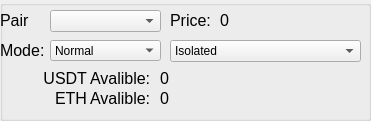
   <widget class="QGroupBox" name="groupBox">
    <property name="geometry">
     <rect>
      <x>0</x>
      <y>60</y>
      <width>371</width>
      <height>121</height>
     </rect>
    </property>
    <property name="title">
     <string/>
    </property>
    <widget class="QComboBox" name="comboBoxPair">
     <property name="geometry">
      <rect>
       <x>50</x>
       <y>10</y>
       <width>111</width>
       <height>22</height>
      </rect>
     </property>
    </widget>
    <widget class="QLabel" name="label_24">
     <property name="geometry">
      <rect>
       <x>0</x>
       <y>10</y>
       <width>31</width>
       <height>21</height>
      </rect>
     </property>
     <property name="font">
      <font>
       <pointsize>12</pointsize>
      </font>
     </property>
     <property name="text">
      <string>Pair</string>
     </property>
    </widget>
    <widget class="QLabel" name="label_25">
     <property name="geometry">
      <rect>
       <x>170</x>
       <y>10</y>
       <width>41</width>
       <height>21</height>
      </rect>
     </property>
     <property name="font">
      <font>
       <pointsize>12</pointsize>
      </font>
     </property>
     <property name="text">
      <string>Price:</string>
     </property>
    </widget>
    <widget class="QLabel" name="labelPairPrice">
     <property name="geometry">
      <rect>
       <x>220</x>
       <y>10</y>
       <width>141</width>
       <height>21</height>
      </rect>
     </property>
     <property name="font">
      <font>
       <pointsize>12</pointsize>
      </font>
     </property>
     <property name="text">
      <string>0</string>
     </property>
    </widget>
    <widget class="QComboBox" name="comboBoxIsolatedCross">
     <property name="geometry">
      <rect>
       <x>170</x>
       <y>40</y>
       <width>191</width>
       <height>22</height>
      </rect>
     </property>
     <item>
      <property name="text">
       <string>Isolated</string>
      </property>
     </item>
     <item>
      <property name="text">
       <string>Cross</string>
      </property>
     </item>
    </widget>
    <widget class="QLabel" name="label_27">
     <property name="geometry">
      <rect>
       <x>0</x>
       <y>40</y>
       <width>47</width>
       <height>21</height>
      </rect>
     </property>
     <property name="font">
      <font>
       <pointsize>12</pointsize>
      </font>
     </property>
     <property name="text">
      <string>Mode:</string>
     </property>
    </widget>
    <widget class="QComboBox" name="comboBoxMode">
     <property name="geometry">
      <rect>
       <x>50</x>
       <y>40</y>
       <width>111</width>
       <height>21</height>
      </rect>
     </property>
     <item>
      <property name="text">
       <string>Normal</string>
      </property>
     </item>
     <item>
      <property name="text">
       <string>Borrow </string>
      </property>
     </item>
     <item>
      <property name="text">
       <string>Repay</string>
      </property>
     </item>
    </widget>
    <widget class="QLabel" name="labelSymbolAvalibleName1">
     <property name="geometry">
      <rect>
       <x>40</x>
       <y>70</y>
       <width>47</width>
       <height>16</height>
      </rect>
     </property>
     <property name="font">
      <font>
       <pointsize>12</pointsize>
      </font>
     </property>
     <property name="text">
      <string>USDT</string>
     </property>
     <property name="alignment">
      <set>Qt::AlignRight|Qt::AlignTrailing|Qt::AlignVCenter</set>
     </property>
    </widget>
    <widget class="QLabel" name="label_51">
     <property name="geometry">
      <rect>
       <x>90</x>
       <y>70</y>
       <width>71</width>
       <height>16</height>
      </rect>
     </property>
     <property name="font">
      <font>
       <pointsize>12</pointsize>
      </font>
     </property>
     <property name="text">
      <string>Avalible:</string>
     </property>
    </widget>
    <widget class="QLabel" name="labelPortfolioAvalibleSymbol1">
     <property name="geometry">
      <rect>
       <x>160</x>
       <y>70</y>
       <width>141</width>
       <height>16</height>
      </rect>
     </property>
     <property name="font">
      <font>
       <pointsize>12</pointsize>
      </font>
     </property>
     <property name="text">
      <string>0</string>
     </property>
    </widget>
    <widget class="QLabel" name="labelPortfolioAvalibleSymbol2">
     <property name="geometry">
      <rect>
       <x>160</x>
       <y>90</y>
       <width>141</width>
       <height>16</height>
      </rect>
     </property>
     <property name="font">
      <font>
       <pointsize>12</pointsize>
      </font>
     </property>
     <property name="text">
      <string>0</string>
     </property>
    </widget>
    <widget class="QLabel" name="label_52">
     <property name="geometry">
      <rect>
       <x>90</x>
       <y>90</y>
       <width>71</width>
       <height>16</height>
      </rect>
     </property>
     <property name="font">
      <font>
       <pointsize>12</pointsize>
      </font>
     </property>
     <property name="text">
      <string>Avalible:</string>
     </property>
    </widget>
    <widget class="QLabel" name="labelSymbolAvalibleName2">
     <property name="geometry">
      <rect>
       <x>40</x>
       <y>90</y>
       <width>47</width>
       <height>16</height>
      </rect>
     </property>
     <property name="font">
      <font>
       <pointsize>12</pointsize>
      </font>
     </property>
     <property name="text">
      <string>ETH</string>
     </property>
     <property name="alignment">
      <set>Qt::AlignRight|Qt::AlignTrailing|Qt::AlignVCenter</set>
     </property>
    </widget>
   </widget>
